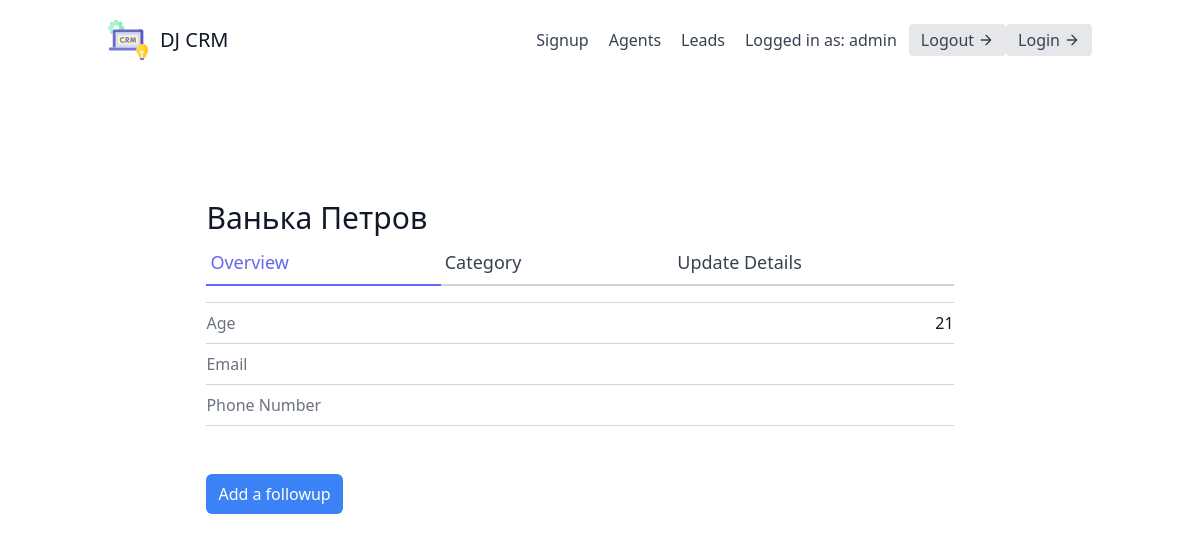
The app's page /leads/2 (signed in) with its own data.
### apps/leads/models.py (models this page shows, shortened)
class User(AbstractUser):
    is_organisor = models.BooleanField(default=True)
    is_agent = models.BooleanField(default=False)

class Lead(models.Model):
    first_name = models.CharField(max_length=20)
    last_name = models.CharField(max_length=20)
    age = models.IntegerField(default=0)
    agent = models.ForeignKey("Agent", on_delete=models.CASCADE)

### apps/leads/views.py (the view)
# urls.py: path('<int:pk>', LeadDetailView.as_view(), name='detail'),
class LeadDetailView(LoginRequiredMixin, generic.DetailView):
    queryset = Lead.objects.all()
    template_name = 'leads/detail.html'
    context_object_name = 'lead'

### apps/leads/templates/leads/detail.html (shortened to what this page needs)
{% extends "base.html" %}
{% block content %}
<section class="text-gray-700 body-font overflow-hidden">
    <div class="container px-5 py-24 mx-auto">
        <div class="lg:w-4/5 mx-auto flex flex-wrap">
            <div class="w-full lg:pr-10 lg:py-6 mb-6 lg:mb-0">
                <div class="w-full flex items-center justify-between space-x-6">
                    <div class="flex-1 truncate">
                        <div class="flex items-center space-x-3">
                            <h3 class="text-3xl text-gray-900 font-medium truncate">{{ lead.first_name }} {{ lead.last_name }}</h3>
                        </div>
                    </div>
                </div>
                <div class="flex mb-4">
                    <a href="{% url 'leads:detail' lead.pk %}" class="flex-grow text-indigo-500 border-b-2 border-indigo-500 py-2 text-lg px-1">
                        Overview
                    </a>
                    <a href="" class="flex-grow border-b-2 border-gray-300 py-2 text-lg px-1">
                        Category
                    </a>
                    <a href="{% url 'leads:update' lead.pk %}" class="flex-grow border-b-2 border-gray-300 py-2 text-lg px-1">
                        Update Details
                    </a>
                </div>
                <div class="flex border-t border-gray-300 py-2">
                    <span class="text-gray-500">Age</span>
                    <span class="ml-auto text-gray-900">{{ lead.age }}</span>
                </div>
                <div class="flex border-t border-gray-300 py-2">
                    <span class="text-gray-500">Email</span>
                </div>
                <div class="flex border-t border-b mb-6 border-gray-300 py-2">
                    <span class="text-gray-500">Phone Number</span>
                </div>
            </div>
        <a href="" class="text-white bg-blue-500 hover:bg-blue-600 px-3 py-2 rounded-md">Add a followup</a>
        </div>
    </div>
  </section>
{% endblock content %}

### templates/navbar.html (shortened to what this page needs)
<header class="text-gray-700 body-font">
    <div class="container mx-auto flex flex-wrap p-5 flex-col md:flex-row items-center">
      <a href="" class="flex title-font font-medium items-center text-gray-900 mb-4 md:mb-0">
        <span class="ml-3 text-xl">DJ CRM</span>
      </a>
      <nav class="md:ml-auto flex flex-wrap items-center text-base justify-center">
          <a href="{% url 'signup' %}" class="mr-5 hover:text-gray-900">Signup</a>
          <a href="{% url 'agents:agent_list' %}" class="mr-5 hover:text-gray-900">Agents</a>
          <a href="{% url 'leads:lead_list' %}" class="mr-5 hover:text-gray-900">Leads</a>
      </nav>
        Logged in as: {{ request.user.username }}
        <a href="{% url 'logout' %}" class="ml-3 inline-flex items-center bg-gray-200 border-0 py-1 px-3 focus:outline-none hover:bg-gray-300 rounded text-base mt-4 md:mt-0">
          Logout
            <svg fill="none" stroke="currentColor" stroke-linecap="round" stroke-linejoin="round" stroke-width="2" class="w-4 h-4 ml-1" viewBox="0 0 24 24">
                <path d="M5 12h14M12 5l7 7-7 7"></path>
            </svg>
        </a>
      <a href="{% url 'login' %}" class="inline-flex items-center bg-gray-200 border-0 py-1 px-3 focus:outline-none hover:bg-gray-300 rounded text-base mt-4 md:mt-0">
          Login
          <svg fill="none" stroke="currentColor" stroke-linecap="round" stroke-linejoin="round" stroke-width="2" class="w-4 h-4 ml-1" viewBox="0 0 24 24">
              <path d="M5 12h14M12 5l7 7-7 7"></path>
          </svg>
      </a>
    </div>
</header>

### static/css/styles.css (style rules this page uses)
*,::after,::before { box-sizing:border-box }
:root { -moz-tab-size:4;-o-tab-size:4;tab-size:4 }
html { line-height:1.15;-webkit-text-size-adjust:100% }
body { margin:0 }
body { font-family:system-ui,-apple-system,'Segoe UI',Roboto,Helvetica,Arial,sans-serif,'Apple Color Emoji','Segoe UI Emoji' }
blockquote,dd,dl,figure,h1,h2,h3,h4,h5,h6,hr,p,pre { margin:0 }
html { font-family:ui-sans-serif,system-ui,-apple-system,BlinkMacSystemFont,"Segoe UI",Roboto,"Helvetica Neue",Arial,"Noto Sans",sans-serif,"Apple Color Emoji","Segoe UI Emoji","Segoe UI Symbol","Noto Color Emoji";line-height:1.5 }
body { font-family:inherit;line-height:inherit }
*,::after,::before { box-sizing:border-box;border-width:0;border-style:solid;border-color:#e5e7eb }
h1,h2,h3,h4,h5,h6 { font-size:inherit;font-weight:inherit }
a { color:inherit;text-decoration:inherit }
audio,canvas,embed,iframe,img,object,svg,video { display:block;vertical-align:middle }
.container { width:100% }
@media (min-width:640px) { .container { max-width:640px } }
@media (min-width:768px) { .container { max-width:768px } }
@media (min-width:1024px) { .container { max-width:1024px } }
.bg-gray-200 { --tw-bg-opacity:1;background-color:rgba(229,231,235,var(--tw-bg-opacity)) }
.bg-blue-500 { --tw-bg-opacity:1;background-color:rgba(59,130,246,var(--tw-bg-opacity)) }
.border-gray-300 { --tw-border-opacity:1;border-color:rgba(209,213,219,var(--tw-border-opacity)) }
.border-indigo-500 { --tw-border-opacity:1;border-color:rgba(99,102,241,var(--tw-border-opacity)) }
.rounded { border-radius:.25rem }
.rounded-md { border-radius:.375rem }
.border-0 { border-width:0 }
.border-b-2 { border-bottom-width:2px }
.border-t { border-top-width:1px }
.border-b { border-bottom-width:1px }
.flex { display:flex }
.inline-flex { display:inline-flex }
.flex-col { flex-direction:column }
.flex-wrap { flex-wrap:wrap }
.items-center { align-items:center }
.justify-center { justify-content:center }
.justify-between { justify-content:space-between }
.flex-1 { flex:1 1 0% }
.flex-grow { flex-grow:1 }
.font-medium { font-weight:500 }
.h-4 { height:1rem }
.h-10 { height:2.5rem }
.text-base { font-size:1rem;line-height:1.5rem }
.text-lg { font-size:1.125rem;line-height:1.75rem }
.text-xl { font-size:1.25rem;line-height:1.75rem }
.text-3xl { font-size:1.875rem;line-height:2.25rem }
.mx-auto { margin-left:auto;margin-right:auto }
.ml-1 { margin-left:.25rem }
.ml-3 { margin-left:.75rem }
.mt-4 { margin-top:1rem }
.mb-4 { margin-bottom:1rem }
.mr-5 { margin-right:1.25rem }
.mb-6 { margin-bottom:1.5rem }
.ml-auto { margin-left:auto }
.overflow-hidden { overflow:hidden }
.p-5 { padding:1.25rem }
.py-1 { padding-top:.25rem;padding-bottom:.25rem }
.px-1 { padding-left:.25rem;padding-right:.25rem }
.py-2 { padding-top:.5rem;padding-bottom:.5rem }
.px-3 { padding-left:.75rem;padding-right:.75rem }
.px-5 { padding-left:1.25rem;padding-right:1.25rem }
.py-24 { padding-top:6rem;padding-bottom:6rem }
* { --tw-shadow:0 0 #0000 }
* { --tw-ring-inset:var(--tw-empty, );--tw-ring-offset-width:0px;--tw-ring-offset-color:#fff;--tw-ring-color:rgba(59, 130, 246, 0.5);--tw-ring-offset-shadow:0 0 #0000;--tw-ring-shadow:0 0 #0000 }
.text-white { --tw-text-opacity:1;color:rgba(255,255,255,var(--tw-text-opacity)) }
.text-gray-500 { --tw-text-opacity:1;color:rgba(107,114,128,var(--tw-text-opacity)) }
.text-gray-700 { --tw-text-opacity:1;color:rgba(55,65,81,var(--tw-text-opacity)) }
.text-gray-900 { --tw-text-opacity:1;color:rgba(17,24,39,var(--tw-text-opacity)) }
.text-indigo-500 { --tw-text-opacity:1;color:rgba(99,102,241,var(--tw-text-opacity)) }
.truncate { overflow:hidden;text-overflow:ellipsis;white-space:nowrap }
.w-4 { width:1rem }
.w-10 { width:2.5rem }
.w-full { width:100% }
@media (min-width:768px) { .md\:flex-row { flex-direction:row } }
@media (min-width:768px) { .md\:mt-0 { margin-top:0 } }
@media (min-width:768px) { .md\:mb-0 { margin-bottom:0 } }
@media (min-width:768px) { .md\:ml-auto { margin-left:auto } }
@media (min-width:1024px) { .lg\:mb-0 { margin-bottom:0 } }
@media (min-width:1024px) { .lg\:py-6 { padding-top:1.5rem;padding-bottom:1.5rem } }
@media (min-width:1024px) { .lg\:pr-10 { padding-right:2.5rem } }
@media (min-width:1024px) { .lg\:w-4\/5 { width:80% } }

### records on screen
User: user.username "admin"
Lead: first_name "Ванька", last_name "Петров", age "21"
